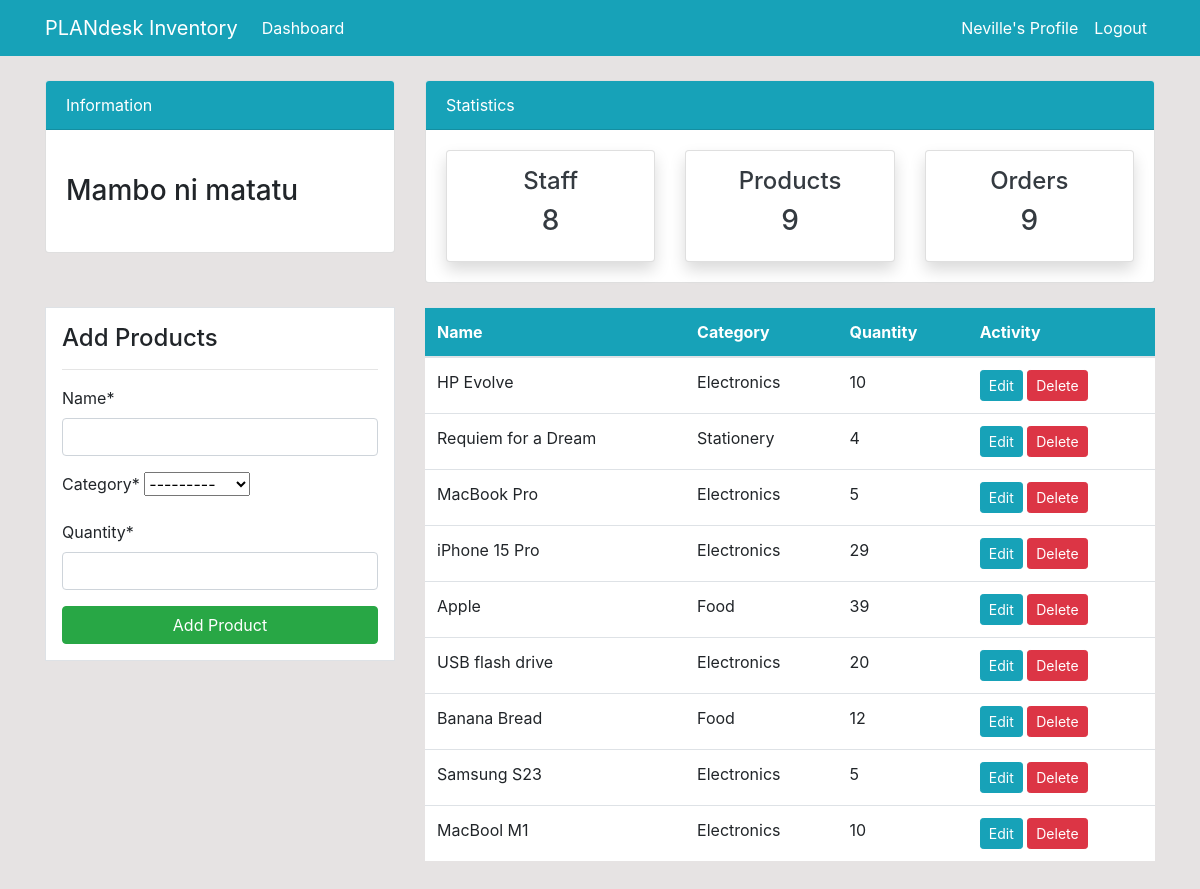
/product/ (signed in), run on an earlier commit of the app's database.
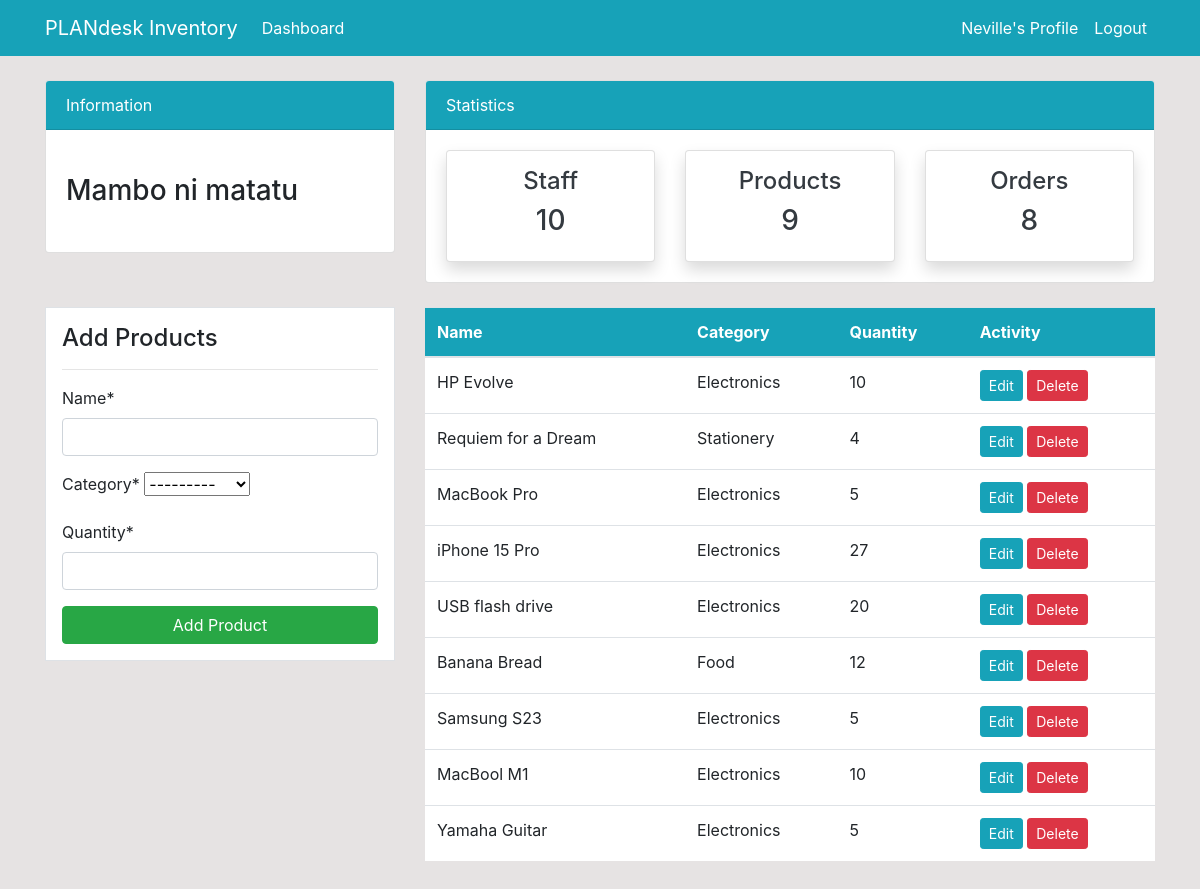
And on a later commit of the database.
### dashboard/models.py (models this page shows, shortened)
class Product(models.Model):
    name = models.CharField(max_length=100, null=True)
    category = models.CharField(max_length=20, choices=CATEGORY, null=True)
    quantity = models.PositiveIntegerField(null=True)

### dashboard/views.py (the view)
# urls.py: path('product/', views.product, name='dashboard-product'),
@login_required
def product(request):
    items = Product.objects.all()
    workers_count = User.objects.all().count()
    items_count = items.count()
    orders_count = Order.objects.all().count()
    if request.method == 'POST':
        form = ProductForm(request.POST)
        if form.is_valid:
            form.save()
            product_name = form.cleaned_data.get('name')
            messages.success(request, f'Successfully added {product_name}')
            return redirect('dashboard-product')
    else:
        form = ProductForm()
    context = {
        'items': items,
        'form': form,
        'workers_count': workers_count,
        'items_count': items_count,
        'orders_count': orders_count,
    }
    return render(request, 'dashboard/product.html', context)

### dashboard/forms.py
class ProductForm(forms.ModelForm):
    class Meta:
        model = Product
        fields = ['name', 'category', 'quantity']

### templates/dashboard/product.html (shortened to what this page needs)
{% extends 'partials/base.html' %} {% block title %}Products Page{% endblock %}
{% load crispy_forms_tags %}
{% block content%} {% include 'partials/hero.html' %}
<div class="container">
  <div class="row my-4">
    <div class="col-md-4">
      <div class="border bg-white p-3">
        <h4>Add Products</h4>
        <hr />
        <form method="POST">
          {{ form|crispy }}
          <input
            class="btn btn-success btn-block"
            type="submit"
            value="Add Product"
          />
        </form>
      </div>
    </div>
    <div class="col-md-8">
      <table class="table bg-white">
        <thead class="bg-info">
          <tr class="text-white">
            <th scope="col">Name</th>
            <th scope="col">Category</th>
            <th scope="col">Quantity</th>
            <th scope="col">Activity</th>
          </tr>
        </thead>
        <tbody>
          {% for item in items %}
          <tr>
            <td>{{item.name}}</td>
            <td>{{item.category}}</td>
            <td>{{item.quantity}}</td>
            <td>
              <a
                class="btn btn-info btn-sm"
                href="{% url 'dashboard-product-update' item.id %}"
                >Edit</a
              >
              <a
                class="btn btn-danger btn-sm"
                href="{% url 'dashboard-product-delete' item.id %}"
                >Delete</a
              >
            </td>
          </tr>
          {% endfor %}
        </tbody>
      </table>
    </div>
  </div>
</div>
{% endblock %}

What changed in the data, as far as the page shows it:
removed Product: name "Apple", category "Food", quantity "39"
changed Product "iPhone 15 Pro": quantity "29" → "27"
added Product: name "Yamaha Guitar", category "Electronics", quantity "5"
Also different on the page:
{{ workers_count }}: "8" → "10"
{{ orders_count }}: "9" → "8"
